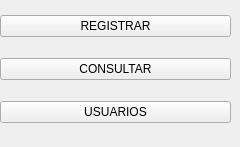
<?xml version="1.0" encoding="UTF-8"?>
<ui version="4.0">
 <class>Home</class>
 <widget class="QWidget" name="Home">
  <property name="geometry">
   <rect>
    <x>0</x>
    <y>0</y>
    <width>240</width>
    <height>147</height>
   </rect>
  </property>
  <property name="windowTitle">
   <string>Home</string>
  </property>
  <widget class="QWidget" name="gridLayoutWidget">
   <property name="geometry">
    <rect>
     <x>0</x>
     <y>0</y>
     <width>231</width>
     <height>141</height>
    </rect>
   </property>
   <layout class="QGridLayout" name="gridLayout">
    <item row="2" column="0">
     <widget class="QPushButton" name="btn_usuarios">
      <property name="text">
       <string>USUARIOS</string>
      </property>
     </widget>
    </item>
    <item row="0" column="0">
     <widget class="QPushButton" name="btn_registrar">
      <property name="text">
       <string>REGISTRAR</string>
      </property>
     </widget>
    </item>
    <item row="1" column="0">
     <widget class="QPushButton" name="btn_consultar">
      <property name="text">
       <string>CONSULTAR</string>
      </property>
     </widget>
    </item>
   </layout>
  </widget>
 </widget>
 <resources/>
 <connections/>
</ui>
